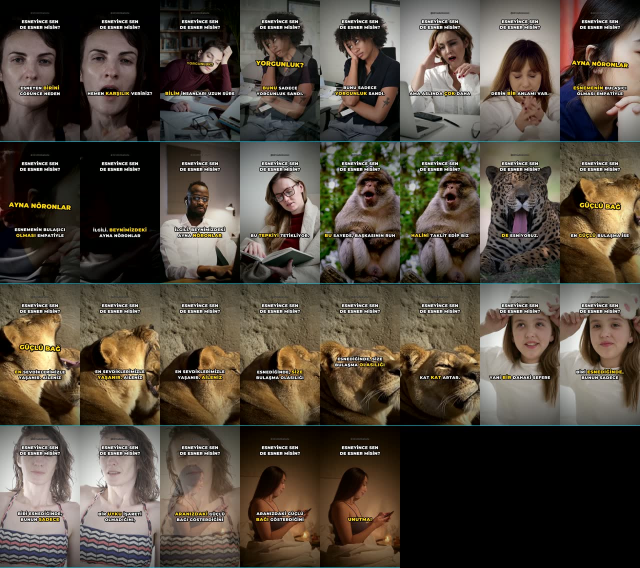
#> input picture history/ORIGINAL_mk-002_1792013236_story.jpg, 1280 x 1136 px (shown at 1/2 size)
$ python -i kanal_profili.py   (imports and definitions only)
#> lines starting #> are read from the running program, lines starting #| are printed output that depends on the picture
"""Channel page that matches the videos (2026-11-01 audit): description, keywords, translations and banner.

The banner, keywords and description still described the old film/power channel (Thomas Shelby, The Godfather and
Walter White on the banner; "Güç, Strateji, Finans", "10 dilde yayın", "7/24 canlı yayın" in the description) while
the channel publishes animal, body and psychology Shorts plus power-psychology animations.

    python scripts/kanal_profili.py onizle                     # banner preview + photo candidates, nothing sent
    python scripts/kanal_profili.py uygula <pexels id> x4      # same, then the texts and the banner go to YouTube
    python scripts/kanal_profili.py eski-listeler              # hide the old film/power playlists (Ulaş, 11-01)

Everything lands in channel-data/profil/: the current profile as a backup before any change (yedek-<time>.json),
banner.jpg, adaylar.jpg (numbered candidate photos) and sonuc.json. Stdlib plus Pillow; the channel title stays.
"""
from datetime import datetime, timezone
from io import BytesIO
import json
import os
from pathlib import Path
import sys
import urllib.error
import urllib.parse
import urllib.request

from PIL import Image, ImageDraw, ImageFilter, ImageFont

OUT = Path("channel-data/profil")
YT = "https://www.googleapis.com/youtube/v3/"
FONT_DIR = Path("/usr/share/fonts/opentype/montserrat")

DESCRIPTION = """Doğanın ve insan zihninin yazılmamış kanunları.

Her gün hayvanlar, insan vücudu ve psikoloji hakkında yanlış bildiğin ya da hiç duymadığın bir gerçek. Her video 15-20 saniye, her bilgi yayından önce kaynaklardan kontrol ediliyor.

Haftada üç gün güç psikolojisi animasyonları: insanları etkileyen, ikna eden ve yöneten görünmez kurallar; gerçek deneyler ve tarihten hikâyelerle.

Yeni Short'lar her gün saat 10:00 ile 24:00 arasında, iki saatte bir.

Yanlış bulduğun bir bilgi ya da merak ettiğin bir konu varsa yorumlara yaz, her yoruma cevap veriyoruz."""

DESCRIPTION_EN = """The unwritten laws of nature and the human mind.

Turkish-language Shorts: every day a surprising, fact-checked truth about animals, the human body and psychology, plus power-psychology animations three times a week."""

KEYWORDS = ('"Zirvenin Kanunu" "ilginç bilgiler" "bilmediğin gerçekler" hayvanlar "hayvan bilgileri" '
            '"hayvanlar alemi" "insan vücudu" psikoloji "insan psikolojisi" "güç psikolojisi" '
            '"ikna psikolojisi" bilim merak "bilimsel gerçekler" shorts')

# One photo per pillar, left to right: the dog and the crow Shorts were the two most watched, the deer is nature,
# the eye stands for the human mind.
QUERIES = ["dog close up portrait", "crow bird portrait", "deer antlers portrait", "human eye close up"]


# [24 lines left out: functions call, pexels, photo, not called in this run]


def font(weight, size):
    return ImageFont.truetype(str(FONT_DIR / f"Montserrat-{weight}.otf"), size)


def cover(img, w, h):
    """Scale and centre-crop to fill w x h (faces sit a little above the middle in portraits)."""
    scale = max(w / img.width, h / img.height)
    img = img.resize((round(img.width * scale), round(img.height * scale)), Image.LANCZOS)
    left, top = (img.width - w) // 2, max(0, int((img.height - h) * 0.4))
    return img.crop((left, top, left + w, top + h))


# [34 lines left out: functions gold_text, spaced, not called in this run]


def banner(images):
    """2560 x 1440: four photo panels, darkened toward the middle band where all text sits.

    YouTube's safe area for every device is the centred 1546 x 423 box; the panels fill the rest for TV and desktop.
    """
    W, H = 2560, 1440
    canvas = Image.new("RGB", (W, H), (10, 10, 12))
    pw = W // len(images)
    for i, img in enumerate(images):
        canvas.paste(cover(img, pw, H), (i * pw, 0))
    # darken: a strong band behind the text, a lighter veil elsewhere, black seams between panels
    veil = Image.new("L", (W, H), 0)
    vd = ImageDraw.Draw(veil)
    for row in range(H):
        d = abs(row - H / 2) / (H / 2)
        vd.line([(0, row), (W, row)], fill=round(215 - 120 * min(1, d * 1.6)))
    canvas = Image.composite(Image.new("RGB", (W, H), (8, 8, 10)), canvas, veil)
    seams = ImageDraw.Draw(canvas)
    for i in range(1, len(images)):
        seams.rectangle([i * pw - 3, 0, i * pw + 3, H], fill=(8, 8, 10))
    gold_text(canvas, (W // 2, H // 2 - 70), "ZİRVENİN KANUNU", font("Black", 128), spacing=8)
    line = ImageDraw.Draw(canvas)
    line.line([(W // 2 - 480, H // 2 + 30), (W // 2 + 480, H // 2 + 30)], fill=(196, 150, 60), width=3)
    spaced(canvas, (W // 2, H // 2 + 95), "DOĞANIN VE İNSAN ZİHNİNİN YAZILMAMIŞ KANUNLARI",
           font("Bold", 40), (245, 240, 228), 4)
    spaced(canvas, (W // 2, H // 2 + 160), "HER GÜN YENİ BİR GERÇEK", font("SemiBold", 34), (214, 170, 80), 8)
    return canvas


# [24 lines left out: functions candidates, token, not called in this run]


# The five playlists of the old channel. Ulaş chose "Gizle" for the old videos and playlists on 2026-11-01.
OLD_PLAYLISTS = ("Worldwide Alpha Mindset", "Kozmik Dehşet", "Sinematik Yeraltı Dünyası", "Stoacılık & Çelik İrade",
                 "48 Güç Yasası")


# [66 lines left out: functions hide_old_playlists, main, not called in this run]


# [5 lines not run here, left out]

>>> import cv2
>>> picture = cv2.imread('../history/ORIGINAL_mk-002_1792013236_story.jpg', cv2.IMREAD_GRAYSCALE)
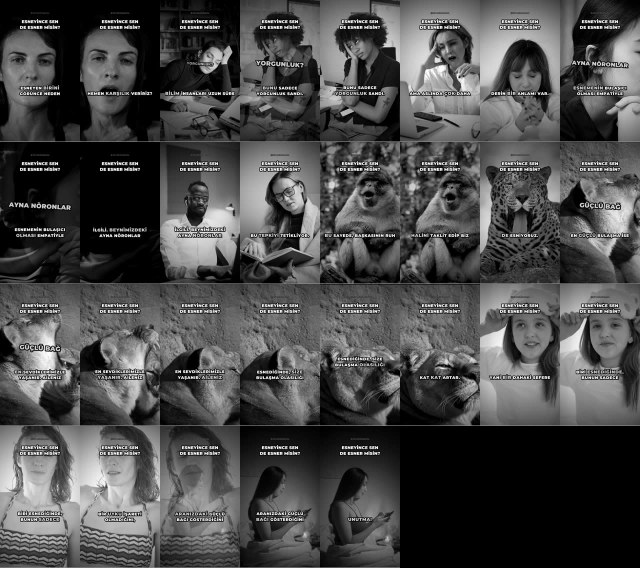
#> picture: shape (1136, 1280) (shown at 1/2 size); min 0, max 255, mean 74.1
>>> result = banner(picture)
#> in banner, `pw = W // len(images)`: pw = 2
#> the loop in banner, `for i, img in enumerate(images):` made 1 pass
#> (the run stopped early here; a loop or call above may not have finished)

$ run again, on history/ORIGINAL_mk-004_1792075670_story.jpg
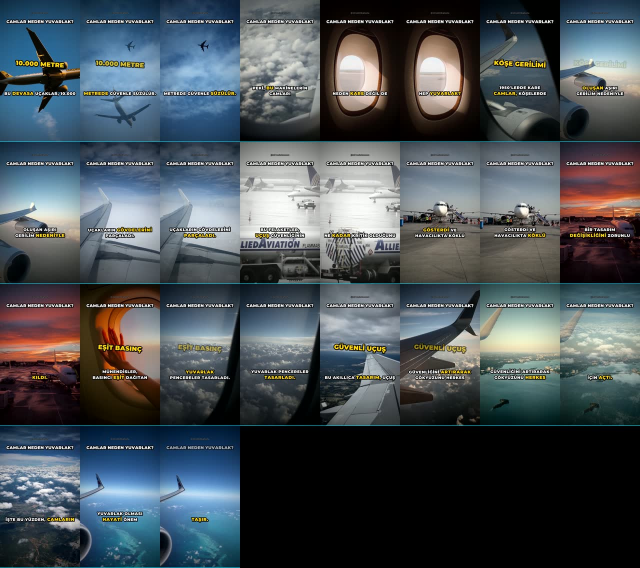
#> input picture history/ORIGINAL_mk-004_1792075670_story.jpg, 1280 x 1136 px (shown at 1/2 size)
#> `picture = cv2.imread('../history/ORIGINAL_mk-002_1792013236_story.jpg'..`:
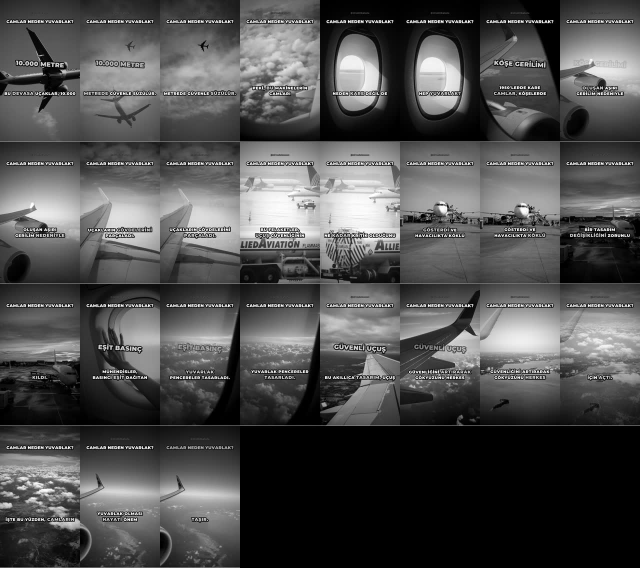
#> picture: shape (1136, 1280) (shown at 1/2 size); min 0, max 255, mean 79.2
#> pw = 2
#> the loop in banner, `for i, img in enumerate(images):` made 1 pass

$ run again, on history/ORIGINAL_mk-005_1792024947_story.jpg
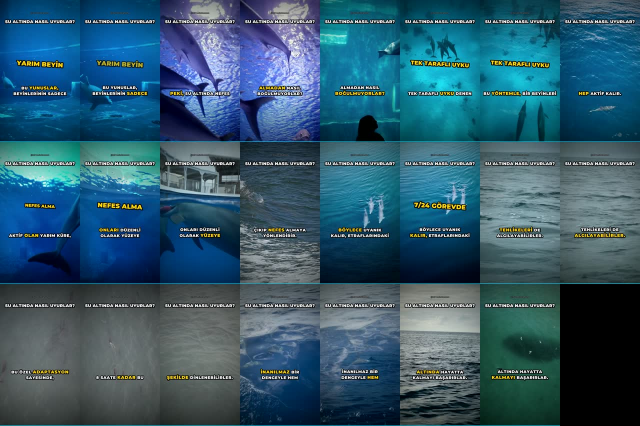
#> input picture history/ORIGINAL_mk-005_1792024947_story.jpg, 1280 x 852 px (shown at 1/2 size)
#> `picture = cv2.imread('../history/ORIGINAL_mk-002_1792013236_story.jpg'..`:
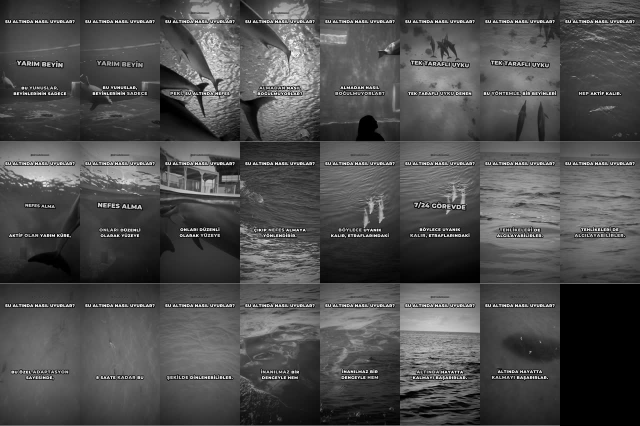
#> picture: shape (852, 1280) (shown at 1/2 size); min 0, max 255, mean 78.6
#> pw = 3
#> the loop in banner, `for i, img in enumerate(images):` made 1 pass

$ run again, on history/ORIGINAL_mk-005_1792106144_story.jpg
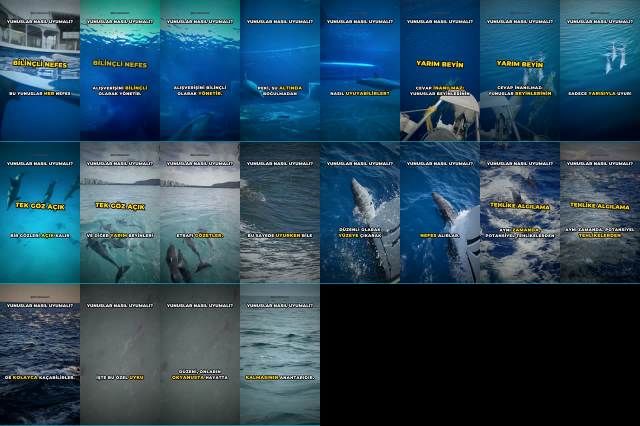
#> input picture history/ORIGINAL_mk-005_1792106144_story.jpg, 1280 x 852 px (shown at 1/2 size)
#> `picture = cv2.imread('../history/ORIGINAL_mk-002_1792013236_story.jpg'..`:
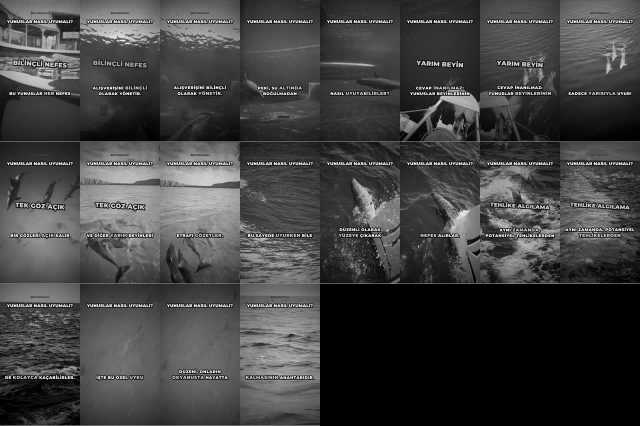
#> picture: shape (852, 1280) (shown at 1/2 size); min 0, max 255, mean 65.9
#> pw = 3
#> the loop in banner, `for i, img in enumerate(images):` made 1 pass
